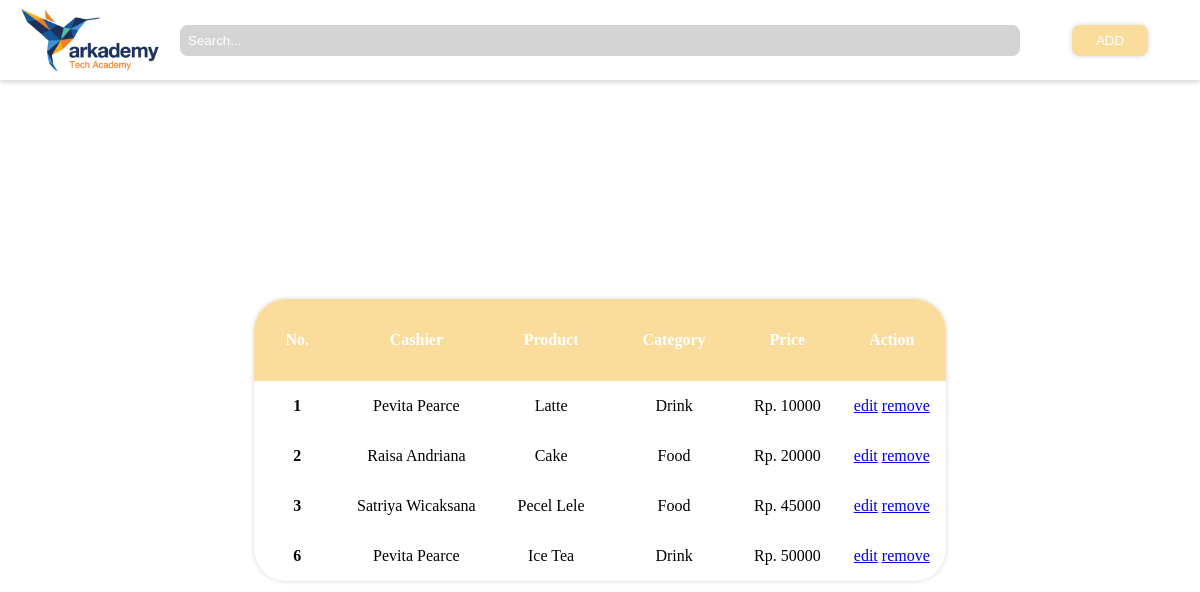
/6c/index.php, run on the app's committed database.
### tables this page shows
CREATE TABLE `product` (
  `id` int(11) NOT NULL,
  `name` varchar(50) NOT NULL,
  `price` int(11) NOT NULL,
  `id_category` int(11) NOT NULL,
  `id_cashier` int(11) NOT NULL
);

CREATE TABLE `cashier` (
  `id` int(11) NOT NULL,
  `name` varchar(50) NOT NULL
);

CREATE TABLE `category` (
  `id` int(11) NOT NULL,
  `name` varchar(30) NOT NULL
);

### 6c/index.php (the view, shortened to what this page needs)
<!DOCTYPE html>
<html lang="en">
<head>
  <link rel="stylesheet" href="style.css">
</head>
<body>
  <header>
    <div class="logo">
      <img src="logo.png" alt="logo Arkademy">
    </div>
    <div class="search">
      <input type="text" placeholder="Search..." />
    </div>
    <div class="add">
      <button id="add_button">ADD</button>
    </div>
  </header>
  <main>
    <div>
    <?php
      $mysqli = new mysqli('localhost','root', '', 'arkademy') or die(mysqli_error($mysqli));
      $result = $mysqli->query("SELECT product.id as id, cashier.name as cashier, product.name as product, category.name as category, price from category, cashier, product where category.id = product.id_category and cashier.id = product.id_cashier") or die($mysqli->error);
    ?>
      <table>
      <thead>
          <tr>
            <th>No.</th>
            <th>Cashier</th>
            <th>Product</th>
            <th>Category</th>
            <th>Price</th>
            <th>Action</th>
          </tr>
        </thead>
        <tbody>
        <?php
          while($row = $result->fetch_assoc()):?>
          <tr>
            <td><?php echo $row['id']; ?></td>
            <td><?php echo $row['cashier']; ?></td>
            <td><?php echo $row['product']; ?></td>
            <td><?php echo $row['category']; ?></td>
            <td>Rp. <?php echo $row['price']; ?></td>
            <td>
              <a onclick="editItem()" href="index.php?edit=<?php echo $row['id']; ?>">edit</a>
              <a onclick="removeItem()" href="process.php?delete=<?php echo $row['id']; ?>">remove</a">
            </td>
          </tr>
          <?php
          endwhile; ?>
        </tbody>
      </table>
    </div>
  </main>
</body>
</html>

### 6c/style.css (style rules this page uses)
*, *::before, *::after { margin: 0; padding: 0; box-sizing: inherit; }
body { box-sizing: border-box; }
header { display: flex; height: 10vh; box-shadow: 0 2px 5px 0 #d4d4d4; }
.search { width: 70%; }
.search > input { width: 100%; padding: 8px; border-radius: 8px; border: none; background-color: #d4d4d4; color: #fff; outline: none; }
.search > input::placeholder { color: #fff; }
.logo { width: 15%; }
.logo > img { height: 80%; }
.add { width: 15%; }
.add button { padding: 8px 24px; color: #fff; background-color: #fadc9c; border: none; box-shadow: 0 0 5px 0 #d4d4d4; border-radius: 8px; }
.search, .add, .logo, main, .container, .add_header, .input_container { display:flex; justify-content: center; align-items: center; }
main { height: 90vh; }
table { box-shadow: 0 0 5px 0 #d4d4d4; border-radius: 32px; border-collapse: collapse; overflow: hidden; text-align: center; }
table th { background-color: #fadc9c; padding: 32px; color: #fff; }
table td { padding: 16px; }
table tr td:first-child { font-weight: bold; }

### data on the page
product: id "1", id_cashier.name "Pevita Pearce", name "Latte", id_category.name "Drink", price "10000"
product: id "2", id_cashier.name "Raisa Andriana", name "Cake", id_category.name "Food", price "20000"
product: id "3", id_cashier.name "Satriya Wicaksana", name "Pecel Lele", id_category.name "Food", price "45000"
product: id "6", id_cashier.name "Pevita Pearce", name "Ice Tea", id_category.name "Drink", price "50000"
